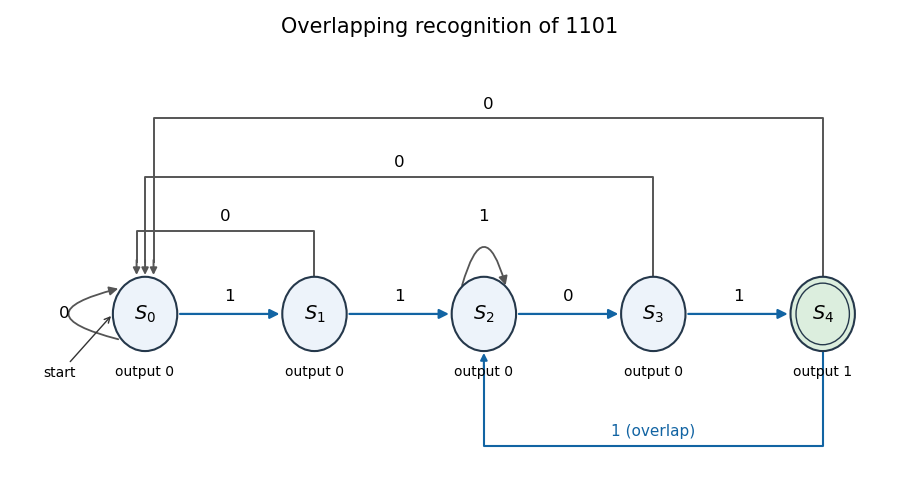

The Python source for this figure:
"""Original solution state diagram; write the PNG to the current directory."""
from pathlib import Path
import matplotlib
matplotlib.use('Agg')
import matplotlib.pyplot as plt
from matplotlib.patches import Circle, FancyArrowPatch

fig, ax = plt.subplots(figsize=(9, 5), dpi=100, facecolor='white')
pos = [(i*2, 0) for i in range(5)]
r = 0.38
for i, (x, y) in enumerate(pos):
    ax.add_patch(Circle((x, y), r, facecolor='#dceede' if i == 4 else '#edf3fa', edgecolor='#25384b', lw=1.5, zorder=4))
    if i == 4:
        ax.add_patch(Circle((x, y), r-0.065, fill=False, edgecolor='#25384b', zorder=5))
    ax.text(x, y, f'$S_{i}$', ha='center', va='center', fontsize=14, zorder=6)
    ax.text(x, -0.63, f'output {int(i == 4)}', ha='center', fontsize=10)
for i, bit in enumerate([1, 1, 0, 1]):
    x, _ = pos[i]
    ax.add_patch(FancyArrowPatch((x+r, 0), (x+2-r, 0), arrowstyle='-|>', mutation_scale=14, lw=1.6, color='#1264a3'))
    ax.text(x+1, 0.13, str(bit), ha='center', fontsize=12)
# Returns above the state row are nested orthogonal arcs with explicit labels.
for source, height, endoffset in [(1, 0.85, -0.1), (3, 1.40, 0), (4, 2.00, 0.1)]:
    x = pos[source][0]
    ax.plot([x, x, endoffset, endoffset], [r, height, height, r+0.15], color='#555555', lw=1.4)
    ax.annotate('', xy=(endoffset, r-0.01), xytext=(endoffset, r+0.2), arrowprops=dict(arrowstyle='-|>', color='#555555', lw=1.4))
    ax.text((x+endoffset)/2, height+0.1, '0', ha='center', fontsize=12)
# The post-recognition overlap returns from S4 to S2 below the state row.
ax.plot([8, 8, 4, 4], [-r, -1.35, -1.35, -r-0.15], color='#1264a3', lw=1.5)
ax.annotate('', xy=(4, -r+0.01), xytext=(4, -r-0.2), arrowprops=dict(arrowstyle='-|>', color='#1264a3', lw=1.5))
ax.text(6, -1.25, '1 (overlap)', ha='center', fontsize=11, color='#1264a3')
for i, bit in [(0, 0), (2, 1)]:
    x = pos[i][0]
    if i == 2:
        start, end, curve = (x-r*0.7, r*0.7), (x+r*0.7, r*0.7), -1.8
        label = (x, 1.0)
    else:
        start, end, curve = (x-r*0.75, -r*0.7), (x-r*0.75, r*0.7), -2.0
        label = (x-0.95, 0)
    loop = FancyArrowPatch(start, end, connectionstyle=f'arc3,rad={curve}',
                          arrowstyle='-|>', mutation_scale=13, lw=1.3,
                          color='#555555', zorder=2)
    ax.add_patch(loop)
    ax.text(*label, str(bit), ha='center', va='center', fontsize=12)
ax.annotate('start', xy=(-r, 0), xytext=(-1.2, -0.65), fontsize=10,
            arrowprops=dict(arrowstyle='->', color='#333333'))
ax.set(xlim=(-1.5, 8.7), ylim=(-1.75, 2.7))
ax.set_title('Overlapping recognition of 1101', fontsize=15, pad=12)
ax.axis('off')
fig.subplots_adjust(left=0.02, right=0.98, top=0.90, bottom=0.03)
fig.savefig(Path(__file__).with_suffix('.png').name, facecolor='white', dpi=100)
plt.close(fig)
